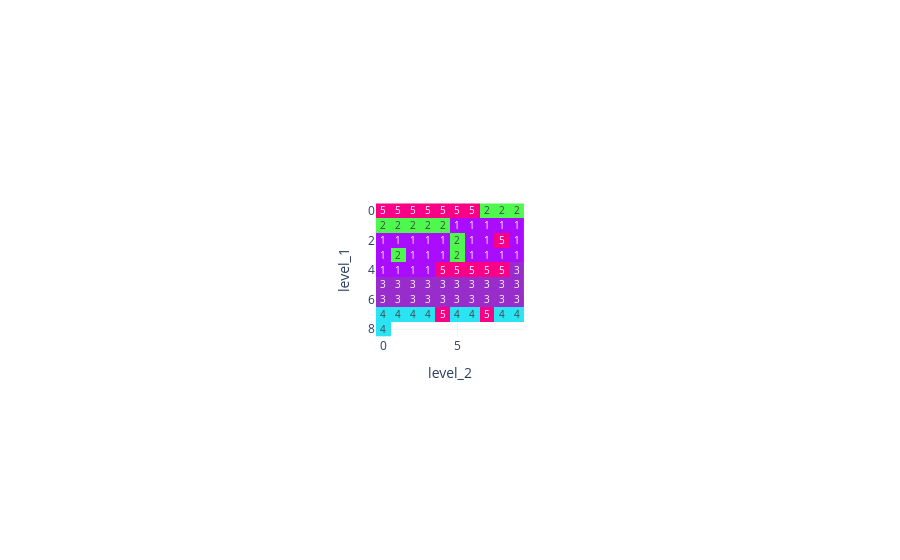

Notebook code for this chart:
### Code cell
plot_grid(CHUNK.topic_group.unstack())

### Figure 1 — Plotly figure (JSON) as saved in the notebook; plotly's stock layout.template omitted (floating-point values rounded to 4 significant figures)
{"data": [{"coloraxis": "coloraxis", "hoverongaps": false, "hovertemplate": "level_2: %{x}<br>level_1: %{y}<br>color: %{z}<extra></extra>", "name": "0", "texttemplate": "%{z}", "type": "heatmap", "x": [0, 1, 2, 3, 4, 5, 6, 7, 8, 9], "xaxis": "x", "y": [0, 1, 2, 3, 4, 5, 6, 7, 8], "yaxis": "y", "z": [[5, 5, 5, 5, 5, 5, 5, 2, 2, 2], [2, 2, 2, 2, 2, 1, 1, 1, 1, 1], [1, 1, 1, 1, 1, 2, 1, 1, 5, 1], [1, 2, 1, 1, 1, 2, 1, 1, 1, 1], [1, 1, 1, 1, 5, 5, 5, 5, 5, 3], [3, 3, 3, 3, 3, 3, 3, 3, 3, 3], [3, 3, 3, 3, 3, 3, 3, 3, 3, 3], [4, 4, 4, 4, 5, 4, 4, 5, 4, 4], [4, null, null, null, null, null, null, null, null, null]]}], "layout": {"autosize": true, "coloraxis": {"colorscale": [[0, "#AA0DFE"], [0.04, "#3283FE"], [0.08, "#85660D"], [0.12, "#782AB6"], [0.16, "#565656"], [0.2, "#1C8356"], [0.24, "#16FF32"], [0.28, "#F7E1A0"], [0.32, "#E2E2E2"], [0.36, "#1CBE4F"], [0.4, "#C4451C"], [0.44, "#DEA0FD"], [0.48, "#FE00FA"], [0.52, "#325A9B"], [0.56, "#FEAF16"], [0.6, "#F8A19F"], [0.64, "#90AD1C"], [0.68, "#F6222E"], [0.72, "#1CFFCE"], [0.76, "#2ED9FF"], [0.8, "#B10DA1"], [0.84, "#C075A6"], [0.88, "#FC1CBF"], [0.92, "#B00068"], [0.96, "#FBE426"], [1, "#FA0087"]], "showscale": false}, "margin": {"t": 60}, "xaxis": {"anchor": "y", "autorange": true, "constrain": "domain", "domain": [0.3999, 0.6001], "range": [-0.5, 9.5], "scaleanchor": "y", "title": {"text": "level_2"}, "type": "linear"}, "yaxis": {"anchor": "x", "autorange": true, "constrain": "domain", "domain": [0, 1], "range": [8.5, -0.5], "title": {"text": "level_1"}, "type": "linear"}}}
